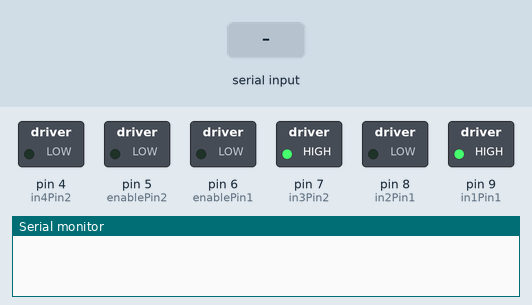
Recording of a sketch running on a simulated Arduino Uno, built with avr-gcc and run on an emulated ATmega328P. Shown: switched loads named in the sketch (green lamp = pin HIGH), the last lines printed to the serial monitor. The inputs (shaded band) are chosen by the test bench.

Above: at 1.2 s.
1.3 s: "I" received over the second serial link
At 2.3 s:
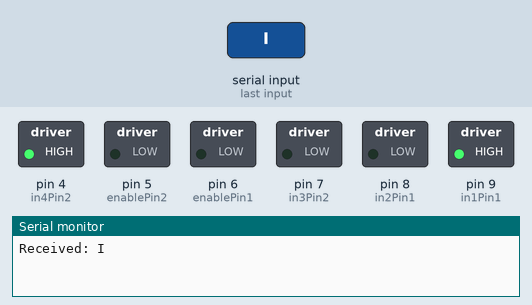
2.8 s: "H90\n" received over the second serial link
4.3 s: "90,45\n" received over the second serial link
At 4.7 s:
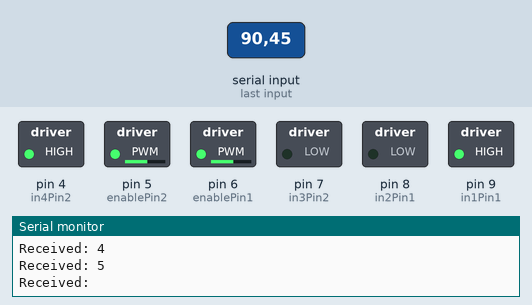
5.8 s: "Y90\n" received over the second serial link
At 7.0 s:
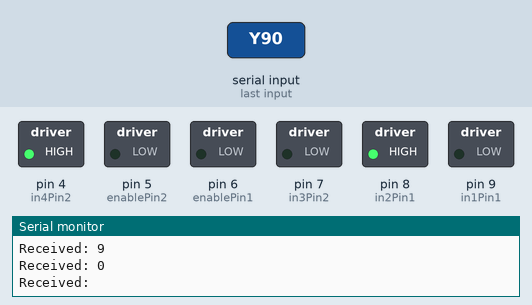
7.3 s: "O90\n" received over the second serial link
At 8.1 s:
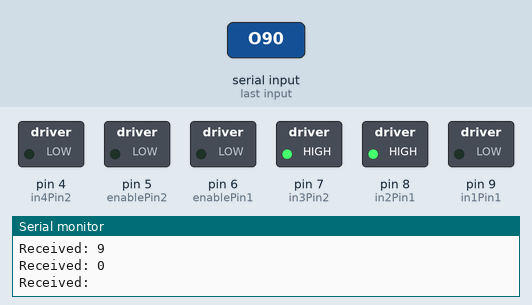
8.8 s: "N,45\n" received over the second serial link
At 9.3 s:
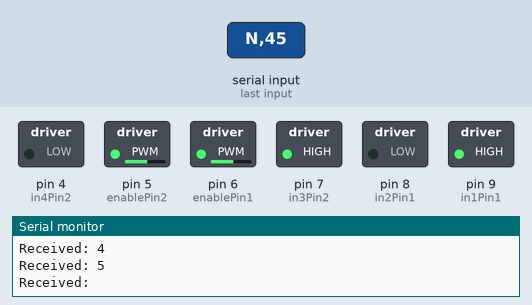
Timing chart, 0 to 11.3 s (numbered marks = the images above; inputs shaded):
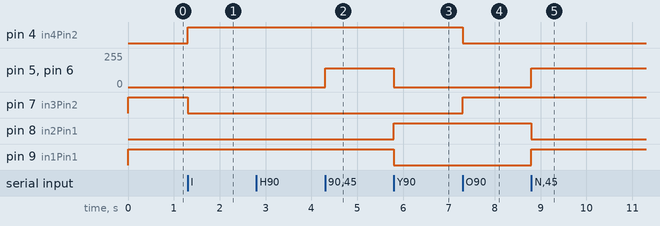

The sketch:

Arduino_listening_to_ESP8266.ino
```cpp
#include <SoftwareSerial.h>

int enablePin1 = 6;
int in1Pin1 = 9;
int in2Pin1 = 8;

int enablePin2 = 5;
int in4Pin2 = 4;
int in3Pin2 = 7;

int speed = 80;
boolean on = false;
boolean reverse1 = false;
boolean reverse2 = false;

SoftwareSerial ESPserial(2, 3); // RX | TX

void setup()
{
  Serial.begin(115200);
  pinMode(in1Pin1, OUTPUT);
  pinMode(in2Pin1, OUTPUT);
  pinMode(enablePin1, OUTPUT);
  pinMode(in4Pin2, OUTPUT);
  pinMode(in3Pin2, OUTPUT);
  pinMode(enablePin2, OUTPUT);

  while (!Serial) {
    ; // wait for serial port to connect. Needed for native USB
  }

  ESPserial.begin(115200);
}

void loop()
{
  if(ESPserial.available()){
    // read a byte from the serial port:

    int inByte = ESPserial.read();
    Serial.print("Received: ");
    Serial.write(inByte);
    Serial.println();
    switch (inByte){
      case 'L' : on = false;
                 break;
      case 'H' : on = true;
                 break;
      case 'N' : reverse1 = false;
                 break;
      case 'Y' : reverse1 = true;
                 break;
      case 'O' : reverse2 = false;
                 break;
      case 'I' : reverse2 = true;
                 break;
      default:   if(isDigit(inByte)){
                   speed = map(inByte - '0', 0, 9, 0, 255);
                 }
                 break;
    }
  }

  if (on){
    setMotor1(speed, reverse1);
    setMotor2(speed, reverse2);
  }
  else{
    setMotor1(0, reverse1);
    setMotor2(0, reverse2);
  }
}

void setMotor1(int speed, boolean reverse)
{
  analogWrite(enablePin1, speed);
  digitalWrite(in1Pin1, ! reverse);
  digitalWrite(in2Pin1, reverse);
}
void setMotor2(int speed2, boolean reverse2)
{
  analogWrite(enablePin2, speed2);
  digitalWrite(in3Pin2, ! reverse2);
  digitalWrite(in4Pin2, reverse2);
}
```

Measured:
- after the input at 1.3 s, pin 4 (in4Pin2): LOW → HIGH at once; pin 7 (in3Pin2): HIGH → LOW at once
- after the input at 4.3 s, pin 5 (enablePin2), pin 6 (enablePin1): 0/255 → 141/255 at once
- after the input at 5.8 s, pin 5 (enablePin2), pin 6 (enablePin1): 141/255 → 0/255 at once; pin 8 (in2Pin1): LOW → HIGH at once; pin 9 (in1Pin1): HIGH → LOW at once
- after the input at 7.3 s, pin 4 (in4Pin2): HIGH → LOW at once; pin 7 (in3Pin2): LOW → HIGH at once
- after the input at 8.8 s, pin 5 (enablePin2), pin 6 (enablePin1): 0/255 → 141/255 at once; pin 8 (in2Pin1): HIGH → LOW at once; pin 9 (in1Pin1): LOW → HIGH at once
